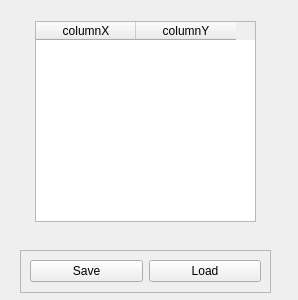
<?xml version="1.0" encoding="UTF-8"?>
<ui version="4.0">
 <class>DataTableForm</class>
 <widget class="QWidget" name="DataTableForm">
  <property name="geometry">
   <rect>
    <x>0</x>
    <y>0</y>
    <width>298</width>
    <height>300</height>
   </rect>
  </property>
  <property name="windowTitle">
   <string>Form</string>
  </property>
  <widget class="QTableWidget" name="dataTbl">
   <property name="geometry">
    <rect>
     <x>35</x>
     <y>21</y>
     <width>221</width>
     <height>201</height>
    </rect>
   </property>
   <column>
    <property name="text">
     <string>columnX</string>
    </property>
   </column>
   <column>
    <property name="text">
     <string>columnY</string>
    </property>
   </column>
  </widget>
  <widget class="QFrame" name="frame">
   <property name="geometry">
    <rect>
     <x>20</x>
     <y>250</y>
     <width>251</width>
     <height>43</height>
    </rect>
   </property>
   <property name="frameShape">
    <enum>QFrame::StyledPanel</enum>
   </property>
   <property name="frameShadow">
    <enum>QFrame::Raised</enum>
   </property>
   <layout class="QHBoxLayout" name="horizontalLayout">
    <item>
     <widget class="QPushButton" name="saveBtn">
      <property name="text">
       <string>Save</string>
      </property>
     </widget>
    </item>
    <item>
     <widget class="QPushButton" name="loadBtn">
      <property name="text">
       <string>Load</string>
      </property>
     </widget>
    </item>
   </layout>
  </widget>
 </widget>
 <resources/>
 <connections/>
</ui>
